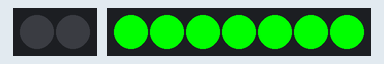
This sketch was run on a simulated Arduino Uno, built with avr-gcc and run on an emulated ATmega328P. Parts: 2 RGB LEDs in strip order, left to right, 7 RGB LEDs in strip order, left to right. Dim RGB values are drawn brighter than linear.

Above: at 0.1 s.
At 0.8 s:
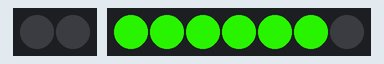
At 2.2 s:
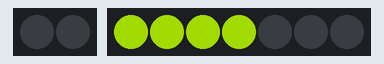
At 2.9 s:
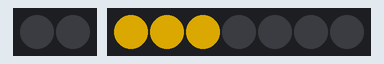
At 3.6 s:
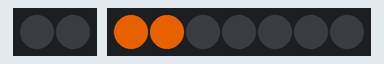
At 5.1 s:
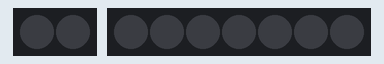
Timing chart, 0 to 40.0 s (numbered marks = the images above):
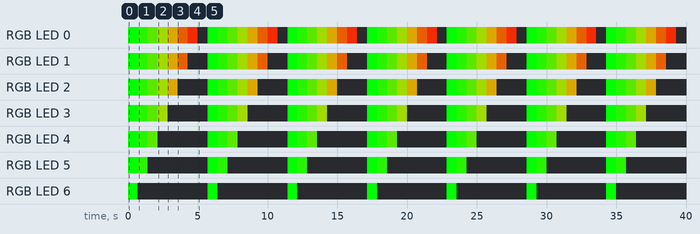

The sketch:

neopixel_ledstirp.ino
```cpp
#include <Adafruit_NeoPixel.h>
#ifdef __AVR__
  #include <avr/power.h>
#endif

Adafruit_NeoPixel tester = Adafruit_NeoPixel (2, 6, NEO_GRB + NEO_KHZ800);
Adafruit_NeoPixel timer_bar = Adafruit_NeoPixel (7, 7, NEO_GRB + NEO_KHZ800);

uint32_t red = tester.Color(255, 0, 0); //red full brightness
uint32_t green = tester.Color(0, 255, 0);
uint32_t blue = tester.Color(0, 0, 255);
uint32_t yellow = tester.Color (125, 125, 0); // yellow = half red + half green

uint32_t no_colour = timer_bar.Color (0, 0, 0);
uint32_t green2 = timer_bar.Color(0, 255, 0); //red full brightness

long colour_num_code; //randomly chosen colour
uint32_t colour_chosen;

//uncomment this and put in values later
//--------------------ROW 1-----------------------
//Adafruit_NeoPixel not1 = Adafruit_Neopixel ();
//Adafruit_NeoPixel not2 = Adafruit_Neopixel ();
//Adafruit_NeoPixel not3 = Adafruit_Neopixel ();
//--------------------ROW 2-----------------------
//Adafruit_NeoPixel up = Adafruit_Neopixel ();
//Adafruit_NeoPixel down = Adafruit_Neopixel ();
//Adafruit_NeoPixel left = Adafruit_Neopixel ();
//Adafruit_NeoPixel right = Adafruit_Neopixel ();
//--------------------ROW 3-----------------------
//Adafruit_NeoPixel or = Adafruit_Neopixel ();
//Adafruit_NeoPixel nothing = Adafruit_Neopixel ();
//--------------------ROW 4-----------------------
//Adafruit_NeoPixel green = Adafruit_Neopixel ();
//Adafruit_NeoPixel yellow = Adafruit_Neopixel ();
//Adafruit_NeoPixel blue = Adafruit_Neopixel ();
//Adafruit_NeoPixel red = Adafruit_Neopixel ();

void setup() {
    //initialize random number generator
  randomSeed (analogRead(0));
  tester.begin();
  tester.show(); //initialize it to "off"
  timer_bar.begin();
  timer_bar.show(); //initialize it to "off"
}

void loop() {
  //light_up_word();
  display_timer();
}
/*void light_up_word (){
  colour_num_code = random (1, 5); //random number b/w 1 to 4
  if (colour_num_code == 1){ //red is chosen
    colour_chosen = red;
  }
  else if (colour_num_code == 2){//green is chosen
    colour_chosen = green;
  }
  else if (colour_num_code == 3){//blue is chosen
    colour_chosen = blue;
  }
  else{//yellow is chosen
    colour_chosen = yellow;
  }

  //change the colour of all pixels
  for (uint16_t i = 0; i < tester.numPixels(); i++){
    tester.setPixelColor(i, colour_chosen);
  }

  tester.show();// show it all once
  delay (200); //2 second delay
}
*/
void display_timer(){
  uint16_t num_pixel = timer_bar.numPixels();
  unsigned long delay_time = 5000/num_pixel; //timer is 5 seconds
  uint8_t colour_change_factor = 255/num_pixel;

  //start off with all the LEDs fully on in red
  for (uint16_t i = 0; i < num_pixel; i++){
    timer_bar.setPixelColor(i, green2);
  }
  timer_bar.show();

  delay(delay_time);

  for (uint16_t i = 0; i < num_pixel ; i++){
    for (uint16_t j = 0; j < num_pixel - 1 - i ; j++){
      timer_bar.setPixelColor(j, (i+1) * colour_change_factor, 255 - (i+1) * colour_change_factor, 0);
    }
    timer_bar.setPixelColor(num_pixel - 1 - i, no_colour);
    timer_bar.show();
    delay(delay_time);
  }
}
```

Measured:
- by itself, RGB LED 3: repeats every 5.7 s: RGB(36, 219, 0) 0.71 s, RGB(72, 183, 0) 0.71 s, RGB(108, 147, 0) 0.71 s, off 2.9 s, RGB(0, 255, 0) 0.71 s
- by itself, RGB LED 4: repeats every 5.7 s: RGB(36, 219, 0) 0.71 s, RGB(72, 183, 0) 0.71 s, off 3.6 s, RGB(0, 255, 0) 0.71 s
- by itself, RGB LED 5: repeats every 5.7 s: RGB(36, 219, 0) 0.71 s, off 4.3 s, RGB(0, 255, 0) 0.71 s
- by itself, RGB LED 6: alternates RGB(0, 255, 0) for 0.71 s and off for 5.0 s
- by itself, RGB LED 2: repeats every 5.7 s: RGB(36, 219, 0) 0.71 s, RGB(72, 183, 0) 0.71 s, RGB(108, 147, 0) 0.71 s, RGB(144, 111, 0) 0.71 s, off 2.1 s, RGB(0, 255, 0) 0.71 s
- by itself, RGB LED 1: repeats every 5.7 s: RGB(36, 219, 0) 0.71 s, RGB(72, 183, 0) 0.71 s, RGB(108, 147, 0) 0.71 s, RGB(144, 111, 0) 0.71 s, RGB(180, 75, 0) 0.71 s, off 1.4 s, RGB(0, 255, 0) 0.71 s
- what the display in image 1 shows lasts 0.7 s, from 0.7 s to 1.4 s
